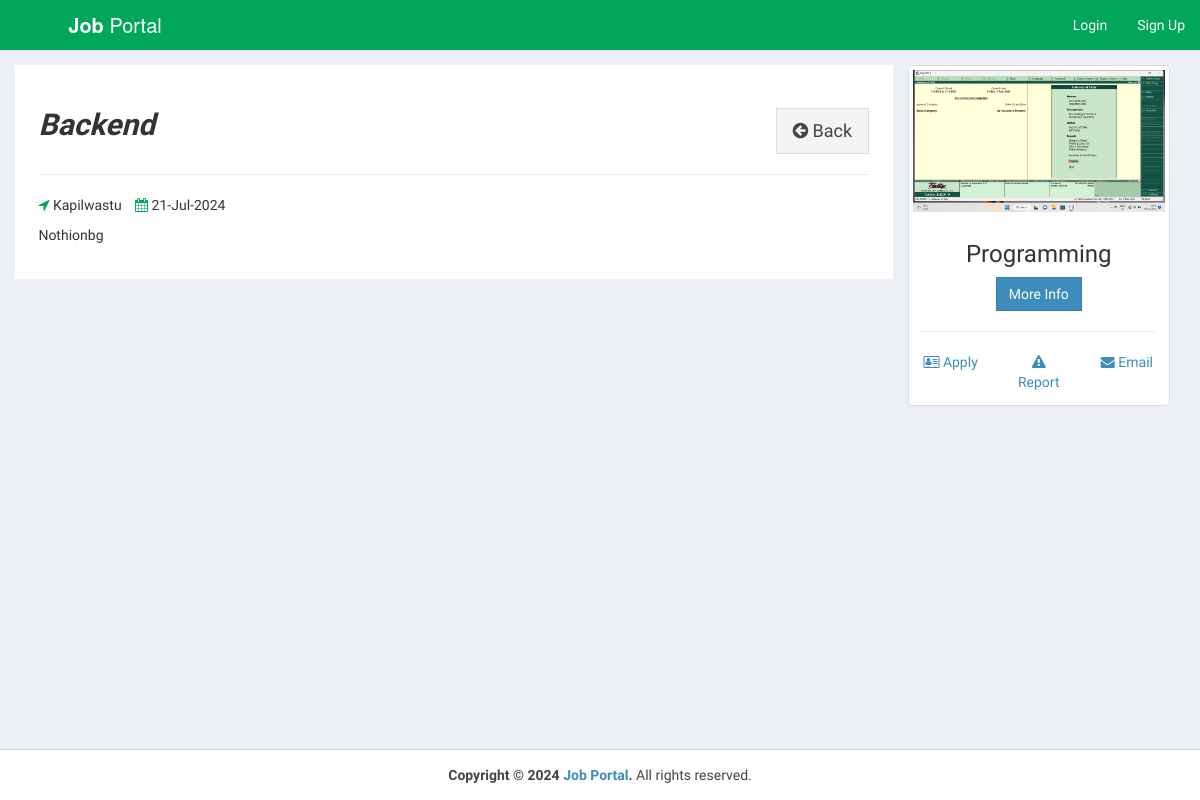
/view-job-post.php?id=103, run on the app's committed database.
### tables this page shows
CREATE TABLE `job_post` (
  `id_jobpost` int(11) NOT NULL,
  `id_company` int(11) NOT NULL,
  `jobtitle` varchar(255) NOT NULL,
  `description` text NOT NULL,
  `minimumsalary` varchar(255) NOT NULL,
  `maximumsalary` varchar(255) NOT NULL,
  `experience` varchar(255) NOT NULL,
  `qualification` varchar(255) NOT NULL,
  `createdat` timestamp NOT NULL DEFAULT current_timestamp()
);

CREATE TABLE `company` (
  `id_company` int(11) NOT NULL,
  `name` varchar(255) NOT NULL,
  `companyname` varchar(255) NOT NULL,
  `country` varchar(255) NOT NULL,
  `state` varchar(255) NOT NULL,
  `city` varchar(255) NOT NULL,
  `contactno` varchar(255) NOT NULL,
  `website` varchar(255) NOT NULL,
  `email` varchar(255) NOT NULL,
  `password` varchar(255) NOT NULL,
  `aboutme` varchar(255) DEFAULT NULL,
  `logo` varchar(255) NOT NULL,
  `createdAt` timestamp NOT NULL DEFAULT current_timestamp(),
  `active` int(11) NOT NULL DEFAULT 2
);

### view-job-post.php (the view, shortened to what this page needs)
<?php
require_once("db.php");
?>
<!DOCTYPE html>
<html>
<head>
  <link rel="stylesheet" href="https://cdnjs.cloudflare.com/ajax/libs/twitter-bootstrap/3.3.7/css/bootstrap.min.css">
  <link rel="stylesheet" href="https://cdnjs.cloudflare.com/ajax/libs/font-awesome/4.7.0/css/font-awesome.min.css">
  <link rel="stylesheet" href="https://cdnjs.cloudflare.com/ajax/libs/ionicons/2.0.1/css/ionicons.min.css">
  <link rel="stylesheet" href="css/AdminLTE.min.css">
  <link rel="stylesheet" href="css/_all-skins.min.css">
  <link rel="stylesheet" href="css/custom.css">
</head>
<body class="hold-transition skin-green sidebar-mini">
<div class="wrapper">
  <header class="main-header">
    <a href="index.php" class="logo logo-bg">
      <span class="logo-lg"><b>Job</b> Portal</span>
    </a>
    <nav class="navbar navbar-static-top">
      <div class="navbar-custom-menu">
        <ul class="nav navbar-nav">
          <li>
            <a href="login.php">Login</a>
          </li>
          <li>
            <a href="sign-up.php">Sign Up</a>
          </li>
        </ul>
      </div>
    </nav>
  </header>
  <div class="content-wrapper" style="margin-left: 0px;">
  <?php
    $sql = "SELECT * FROM job_post INNER JOIN company ON job_post.id_company=company.id_company WHERE id_jobpost='$_GET[id]'";
    $result = $conn->query($sql);
    if($result->num_rows > 0)
    {
      while($row = $result->fetch_assoc())
      {
  ?>
    <section id="candidates" class="content-header">
      <div class="container">
        <div class="row">
          <div class="col-md-9 bg-white padding-2">
            <div class="pull-left">
              <h2><b><i><?php echo $row['jobtitle']; ?></i></b></h2>
            </div>
            <div class="pull-right">
              <a href="jobs.php" class="btn btn-default btn-lg btn-flat margin-top-20"><i class="fa fa-arrow-circle-left"></i> Back</a>
            </div>
            <div class="clearfix"></div>
            <hr>
            <div>
              <p><span class="margin-right-10"><i class="fa fa-location-arrow text-green"></i> <?php echo $row['city']; ?></span> <i class="fa fa-calendar text-green"></i> <?php echo date("d-M-Y", strtotime($row['createdat'])); ?></p>
            </div>
            <div>
              <?php echo stripcslashes($row['description']); ?>
            </div>
          </div>
          <div class="col-md-3">
            <div class="thumbnail">
              <img src="uploads/logo/<?php echo $row['logo']; ?>" alt="companylogo">
              <div class="caption text-center">
                <h3><?php echo $row['companyname']; ?></h3>
                <p><a href="#" class="btn btn-primary btn-flat" role="button">More Info</a>
                <hr>
                <div class="row">
                  <div class="col-md-4"><a href=""><i class="fa fa-address-card-o"></i> Apply</a></div>
                  <div class="col-md-4"><a href=""><i class="fa fa-warning"></i> Report</a></div>
                  <div class="col-md-4"><a href=""><i class="fa fa-envelope"></i> Email</a></div>
                </div>
              </div>
            </div>
          </div>
        </div>
      </div>
    </section>
    <?php
      }
    }
    ?>
  </div>
  <footer class="main-footer" style="margin-left: 0px;">
    <div class="text-center">
      <strong>Copyright &copy; 2024 <a href="learningfromscratch.online">Job Portal</a>.</strong> All rights
    reserved.
    </div>
  </footer>
</div>
</body>
</html>

### css/custom.css (style rules this page uses)
.logo-bg { background-color: #00A65A !important; }
.margin-top-20 { margin-top: 20px; }
.padding-2 { padding: 2%; }
.bg-white { background-color: #fff; }
.margin-right-10 { margin-right: 10px; }

### data on the page
job_post: jobtitle "Backend", id_company.city "Kapilwastu", createdat "21-Jul-2024", description "Nothionbg", id_company.logo (picture), id_company.companyname "Programming"
